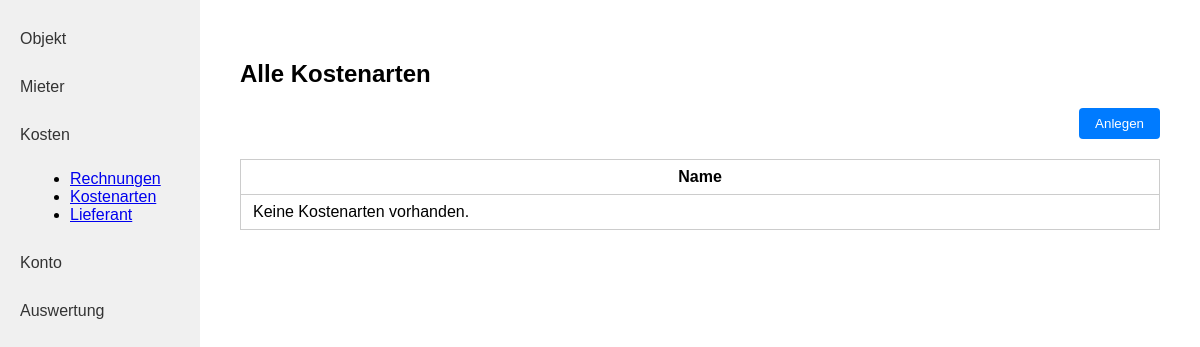
/kostenarten/ (signed in), run on an earlier commit of the app's database.
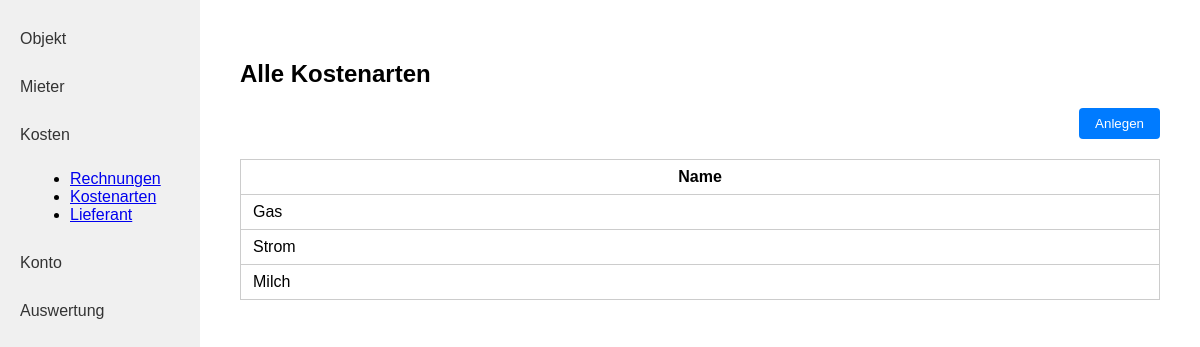
And on a later commit of the database.
### kostenpruefung_mietobjekte_app/models.py (models this page shows, shortened)
class Rechnungsart(models.Model):
    created_by = models.ForeignKey(User, on_delete=models.CASCADE, related_name="rechnungsarten_created", null=True, blank=True)
    name = models.CharField(max_length=255)

### kostenpruefung_mietobjekte_app/views.py (the view)
# urls.py: path('kostenarten/', kostenarten, name='kostenarten'),
def kostenarten(request):
    kostenarten = Rechnungsart.objects.filter(created_by=request.user)
    return render(request, 'kostenpruefung_mietobjekte_app/kostenarten.html', {'kostenarten': kostenarten})

### kostenpruefung_mietobjekte_app/templates/kostenpruefung_mietobjekte_app/kostenarten.html (shortened to what this page needs)
{% load static %}
<!DOCTYPE html>
<html lang="de">
<head>
    <link rel="stylesheet" href="{% static 'kostenpruefung_mietobjekte_app/style.css' %}">
</head>
<body>
<div class="flex-container">
    <nav class="sidebar">
        <a class="sidebar-link" href="{% url 'objekt_index' %}">Objekt</a>
        <a class="sidebar-link" href="{% url 'mieter_laufend' %}">Mieter</a>
        <a class="sidebar-link" href="#">Kosten</a>
        <ul style="list-style-type: disc; margin-left: 30px; margin-bottom: 20px;">
            <li><a href="{% url 'rechnungen' %}">Rechnungen</a></li>
            <li><a href="{% url 'kostenarten' %}">Kostenarten</a></li>
            <li><a href="{% url 'lieferanten' %}">Lieferant</a></li>
        </ul>
        <a class="sidebar-link" href="{% url 'konto' %}">Konto</a>
        <a class="sidebar-link" href="{% url 'auswertung' %}">Auswertung</a>
    </nav>
    <div class="main-content">
        <h2>Alle Kostenarten</h2>
        <form action="{% url 'rechnungsart_create' %}" method="get" style="margin-bottom: 16px;">
            <button class="action-btn" type="submit">Anlegen</button>
        </form>
        <table class="object-table">
            <tr>
                <th>Name</th>
            </tr>
            {% for k in kostenarten %}
            <tr>
                <td>{{ k.name }}</td>
            </tr>
            {% empty %}
            <tr>
                <td colspan="1">Keine Kostenarten vorhanden.</td>
            </tr>
            {% endfor %}
        </table>
    </div>
</div>
</body>
</html>

What changed in the data, as far as the page shows it:
added Rechnungsart: name "Gas"
added Rechnungsart: name "Strom"
added Rechnungsart: name "Milch"
Also different on the page:
text no longer shown: "Keine Kostenarten vorhanden."
